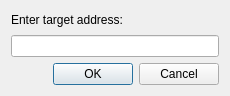
<?xml version="1.0" encoding="UTF-8"?>
<ui version="4.0">
 <class>AddressDialog</class>
 <widget class="QDialog" name="AddressDialog">
  <property name="geometry">
   <rect>
    <x>0</x>
    <y>0</y>
    <width>230</width>
    <height>96</height>
   </rect>
  </property>
  <property name="windowTitle">
   <string>Dialog</string>
  </property>
  <layout class="QGridLayout" name="gridLayout">
   <item row="0" column="0">
    <layout class="QVBoxLayout" name="verticalLayout">
     <item>
      <widget class="QLabel" name="label">
       <property name="text">
        <string>Enter target address:</string>
       </property>
      </widget>
     </item>
     <item>
      <widget class="QLineEdit" name="address"/>
     </item>
    </layout>
   </item>
   <item row="1" column="0">
    <widget class="QDialogButtonBox" name="buttonBox">
     <property name="orientation">
      <enum>Qt::Horizontal</enum>
     </property>
     <property name="standardButtons">
      <set>QDialogButtonBox::Cancel|QDialogButtonBox::Ok</set>
     </property>
    </widget>
   </item>
  </layout>
 </widget>
 <resources/>
 <connections>
  <connection>
   <sender>buttonBox</sender>
   <signal>accepted()</signal>
   <receiver>AddressDialog</receiver>
   <slot>accept()</slot>
   <hints>
    <hint type="sourcelabel">
     <x>248</x>
     <y>254</y>
    </hint>
    <hint type="destinationlabel">
     <x>157</x>
     <y>274</y>
    </hint>
   </hints>
  </connection>
  <connection>
   <sender>buttonBox</sender>
   <signal>rejected()</signal>
   <receiver>AddressDialog</receiver>
   <slot>reject()</slot>
   <hints>
    <hint type="sourcelabel">
     <x>316</x>
     <y>260</y>
    </hint>
    <hint type="destinationlabel">
     <x>286</x>
     <y>274</y>
    </hint>
   </hints>
  </connection>
 </connections>
</ui>
